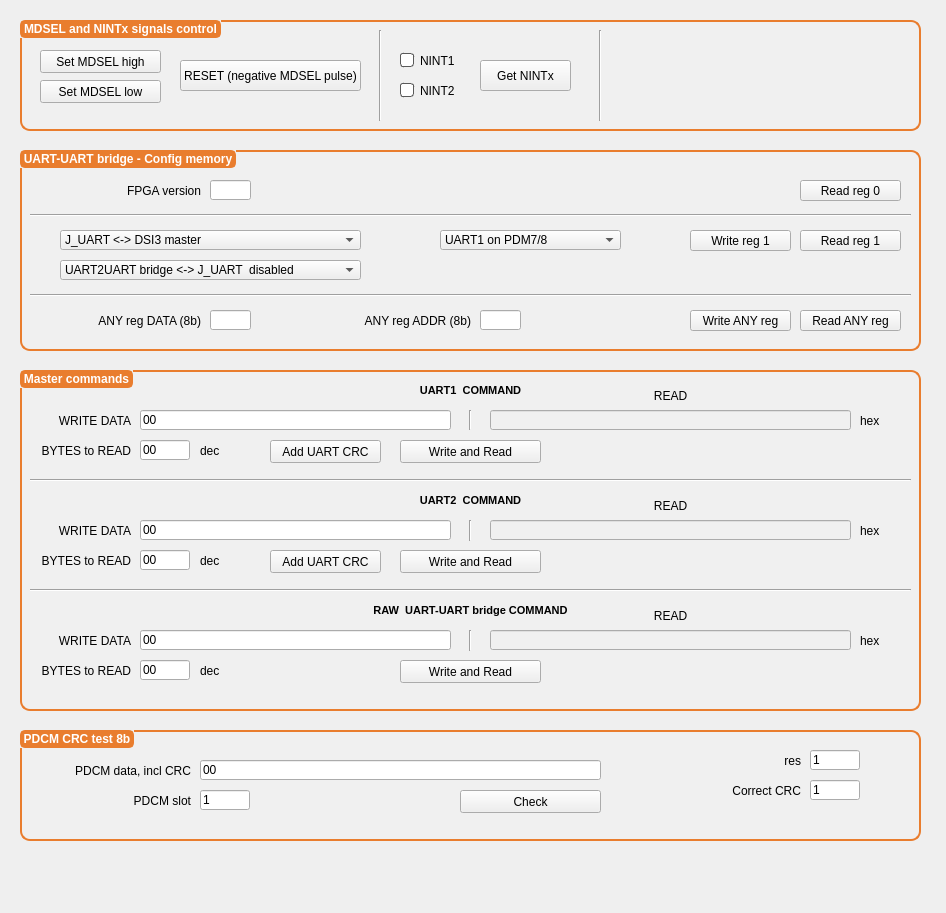
<?xml version="1.0" encoding="UTF-8"?>
<ui version="4.0">
 <class>UartUartController</class>
 <widget class="QWidget" name="UartUartController">
  <property name="geometry">
   <rect>
    <x>0</x>
    <y>0</y>
    <width>946</width>
    <height>913</height>
   </rect>
  </property>
  <property name="sizePolicy">
   <sizepolicy hsizetype="Preferred" vsizetype="Preferred">
    <horstretch>0</horstretch>
    <verstretch>0</verstretch>
   </sizepolicy>
  </property>
  <property name="windowTitle">
   <string>UartController2</string>
  </property>
  <property name="styleSheet">
   <string notr="true">QTabWidget{
	background-color: rgb(255, 255, 255);
}

QGroupBox::title {    
	background-color: rgb(233, 125, 46);
    border:2px solid rgb(233, 125, 46);
    border-radius:5px;
    color:#ffffff;
}

QGroupBox{
	background-color: rgb(240, 240, 240);
    border: 2px solid rgb(233, 125, 46);
	border-radius:10px;
    font-weight: bold;
}

QLineEdit:read-only{
	background-color: rgb(240, 240, 240);
}

QCheckBox::indicator{
	border: 1px solid #5A5A5A;
	border-radius: 3px;
	background-color: rgb(255, 255, 255);
}
QCheckBox::indicator::checked{
	background-color: rgb(100, 100, 100);
}</string>
  </property>
  <widget class="QGroupBox" name="groupBox">
   <property name="enabled">
    <bool>true</bool>
   </property>
   <property name="geometry">
    <rect>
     <x>20</x>
     <y>370</y>
     <width>901</width>
     <height>341</height>
    </rect>
   </property>
   <property name="title">
    <string>Master commands</string>
   </property>
   <widget class="QLineEdit" name="lineEditWriteDataUART1">
    <property name="geometry">
     <rect>
      <x>120</x>
      <y>40</y>
      <width>311</width>
      <height>20</height>
     </rect>
    </property>
    <property name="minimumSize">
     <size>
      <width>150</width>
      <height>0</height>
     </size>
    </property>
    <property name="accessibleName">
     <string/>
    </property>
    <property name="inputMask">
     <string/>
    </property>
    <property name="text">
     <string>00</string>
    </property>
   </widget>
   <widget class="QLineEdit" name="lineEditReadDataUART1">
    <property name="geometry">
     <rect>
      <x>470</x>
      <y>40</y>
      <width>361</width>
      <height>20</height>
     </rect>
    </property>
    <property name="minimumSize">
     <size>
      <width>150</width>
      <height>0</height>
     </size>
    </property>
    <property name="accessibleName">
     <string/>
    </property>
    <property name="inputMask">
     <string/>
    </property>
    <property name="text">
     <string/>
    </property>
    <property name="readOnly">
     <bool>true</bool>
    </property>
   </widget>
   <widget class="QLabel" name="label_2">
    <property name="geometry">
     <rect>
      <x>610</x>
      <y>10</y>
      <width>81</width>
      <height>31</height>
     </rect>
    </property>
    <property name="font">
     <font>
      <weight>50</weight>
      <bold>false</bold>
     </font>
    </property>
    <property name="text">
     <string>READ</string>
    </property>
    <property name="alignment">
     <set>Qt::AlignCenter</set>
    </property>
   </widget>
   <widget class="CustomControls::PushButton" name="pushButton_9">
    <property name="geometry">
     <rect>
      <x>380</x>
      <y>70</y>
      <width>141</width>
      <height>23</height>
     </rect>
    </property>
    <property name="accessibleName">
     <string>WriteReadUART1()</string>
    </property>
    <property name="text">
     <string>Write and Read</string>
    </property>
   </widget>
   <widget class="QLabel" name="label_3">
    <property name="geometry">
     <rect>
      <x>840</x>
      <y>40</y>
      <width>41</width>
      <height>21</height>
     </rect>
    </property>
    <property name="text">
     <string>hex</string>
    </property>
   </widget>
   <widget class="QLineEdit" name="lineEditReadDataCountUART1">
    <property name="geometry">
     <rect>
      <x>120</x>
      <y>70</y>
      <width>50</width>
      <height>20</height>
     </rect>
    </property>
    <property name="minimumSize">
     <size>
      <width>50</width>
      <height>0</height>
     </size>
    </property>
    <property name="accessibleName">
     <string/>
    </property>
    <property name="inputMask">
     <string/>
    </property>
    <property name="text">
     <string>00</string>
    </property>
    <property name="readOnly">
     <bool>false</bool>
    </property>
   </widget>
   <widget class="QLabel" name="label_10">
    <property name="geometry">
     <rect>
      <x>180</x>
      <y>70</y>
      <width>41</width>
      <height>21</height>
     </rect>
    </property>
    <property name="text">
     <string>dec</string>
    </property>
   </widget>
   <widget class="Line" name="line">
    <property name="geometry">
     <rect>
      <x>440</x>
      <y>40</y>
      <width>21</width>
      <height>20</height>
     </rect>
    </property>
    <property name="orientation">
     <enum>Qt::Vertical</enum>
    </property>
   </widget>
   <widget class="QLabel" name="label_22">
    <property name="geometry">
     <rect>
      <x>10</x>
      <y>40</y>
      <width>101</width>
      <height>21</height>
     </rect>
    </property>
    <property name="text">
     <string>WRITE DATA</string>
    </property>
    <property name="alignment">
     <set>Qt::AlignRight|Qt::AlignTrailing|Qt::AlignVCenter</set>
    </property>
   </widget>
   <widget class="QLabel" name="label_23">
    <property name="geometry">
     <rect>
      <x>10</x>
      <y>70</y>
      <width>101</width>
      <height>21</height>
     </rect>
    </property>
    <property name="text">
     <string>BYTES to READ</string>
    </property>
    <property name="alignment">
     <set>Qt::AlignRight|Qt::AlignTrailing|Qt::AlignVCenter</set>
    </property>
   </widget>
   <widget class="CustomControls::PushButton" name="pushButton_16">
    <property name="geometry">
     <rect>
      <x>250</x>
      <y>70</y>
      <width>111</width>
      <height>23</height>
     </rect>
    </property>
    <property name="accessibleName">
     <string>AddUART1CRC()</string>
    </property>
    <property name="text">
     <string>Add UART CRC</string>
    </property>
   </widget>
   <widget class="Line" name="line_5">
    <property name="geometry">
     <rect>
      <x>10</x>
      <y>100</y>
      <width>881</width>
      <height>21</height>
     </rect>
    </property>
    <property name="orientation">
     <enum>Qt::Horizontal</enum>
    </property>
   </widget>
   <widget class="QLabel" name="label_5">
    <property name="geometry">
     <rect>
      <x>370</x>
      <y>0</y>
      <width>161</width>
      <height>41</height>
     </rect>
    </property>
    <property name="font">
     <font>
      <family>MS Shell Dlg 2</family>
      <pointsize>8</pointsize>
      <weight>75</weight>
      <italic>false</italic>
      <bold>true</bold>
     </font>
    </property>
    <property name="styleSheet">
     <string notr="true"/>
    </property>
    <property name="text">
     <string>UART1  COMMAND</string>
    </property>
    <property name="alignment">
     <set>Qt::AlignCenter</set>
    </property>
   </widget>
   <widget class="QLabel" name="label_6">
    <property name="geometry">
     <rect>
      <x>370</x>
      <y>110</y>
      <width>161</width>
      <height>41</height>
     </rect>
    </property>
    <property name="font">
     <font>
      <family>MS Shell Dlg 2</family>
      <pointsize>8</pointsize>
      <weight>75</weight>
      <italic>false</italic>
      <bold>true</bold>
     </font>
    </property>
    <property name="styleSheet">
     <string notr="true"/>
    </property>
    <property name="text">
     <string>UART2  COMMAND</string>
    </property>
    <property name="alignment">
     <set>Qt::AlignCenter</set>
    </property>
   </widget>
   <widget class="CustomControls::PushButton" name="pushButton_10">
    <property name="geometry">
     <rect>
      <x>380</x>
      <y>180</y>
      <width>141</width>
      <height>23</height>
     </rect>
    </property>
    <property name="accessibleName">
     <string>WriteReadUART2()</string>
    </property>
    <property name="text">
     <string>Write and Read</string>
    </property>
   </widget>
   <widget class="QLineEdit" name="lineEditReadDataCountUART2">
    <property name="geometry">
     <rect>
      <x>120</x>
      <y>180</y>
      <width>50</width>
      <height>20</height>
     </rect>
    </property>
    <property name="minimumSize">
     <size>
      <width>50</width>
      <height>0</height>
     </size>
    </property>
    <property name="accessibleName">
     <string/>
    </property>
    <property name="inputMask">
     <string/>
    </property>
    <property name="text">
     <string>00</string>
    </property>
    <property name="readOnly">
     <bool>false</bool>
    </property>
   </widget>
   <widget class="QLabel" name="label_20">
    <property name="geometry">
     <rect>
      <x>10</x>
      <y>150</y>
      <width>101</width>
      <height>21</height>
     </rect>
    </property>
    <property name="text">
     <string>WRITE DATA</string>
    </property>
    <property name="alignment">
     <set>Qt::AlignRight|Qt::AlignTrailing|Qt::AlignVCenter</set>
    </property>
   </widget>
   <widget class="QLabel" name="label_21">
    <property name="geometry">
     <rect>
      <x>10</x>
      <y>180</y>
      <width>101</width>
      <height>21</height>
     </rect>
    </property>
    <property name="text">
     <string>BYTES to READ</string>
    </property>
    <property name="alignment">
     <set>Qt::AlignRight|Qt::AlignTrailing|Qt::AlignVCenter</set>
    </property>
   </widget>
   <widget class="QLabel" name="label_13">
    <property name="geometry">
     <rect>
      <x>180</x>
      <y>180</y>
      <width>41</width>
      <height>21</height>
     </rect>
    </property>
    <property name="text">
     <string>dec</string>
    </property>
   </widget>
   <widget class="QLabel" name="label_4">
    <property name="geometry">
     <rect>
      <x>560</x>
      <y>120</y>
      <width>181</width>
      <height>31</height>
     </rect>
    </property>
    <property name="font">
     <font>
      <weight>50</weight>
      <bold>false</bold>
     </font>
    </property>
    <property name="text">
     <string>READ</string>
    </property>
    <property name="alignment">
     <set>Qt::AlignCenter</set>
    </property>
   </widget>
   <widget class="QLabel" name="label_8">
    <property name="geometry">
     <rect>
      <x>840</x>
      <y>150</y>
      <width>41</width>
      <height>21</height>
     </rect>
    </property>
    <property name="text">
     <string>hex</string>
    </property>
   </widget>
   <widget class="Line" name="line_2">
    <property name="geometry">
     <rect>
      <x>440</x>
      <y>150</y>
      <width>21</width>
      <height>21</height>
     </rect>
    </property>
    <property name="orientation">
     <enum>Qt::Vertical</enum>
    </property>
   </widget>
   <widget class="QLineEdit" name="lineEditWriteDataUART2">
    <property name="geometry">
     <rect>
      <x>120</x>
      <y>150</y>
      <width>311</width>
      <height>20</height>
     </rect>
    </property>
    <property name="minimumSize">
     <size>
      <width>150</width>
      <height>0</height>
     </size>
    </property>
    <property name="accessibleName">
     <string/>
    </property>
    <property name="inputMask">
     <string/>
    </property>
    <property name="text">
     <string>00</string>
    </property>
   </widget>
   <widget class="QLineEdit" name="lineEditReadDataUART2">
    <property name="geometry">
     <rect>
      <x>470</x>
      <y>150</y>
      <width>361</width>
      <height>20</height>
     </rect>
    </property>
    <property name="minimumSize">
     <size>
      <width>150</width>
      <height>0</height>
     </size>
    </property>
    <property name="accessibleName">
     <string/>
    </property>
    <property name="inputMask">
     <string/>
    </property>
    <property name="text">
     <string/>
    </property>
    <property name="readOnly">
     <bool>true</bool>
    </property>
   </widget>
   <widget class="Line" name="line_6">
    <property name="geometry">
     <rect>
      <x>10</x>
      <y>210</y>
      <width>881</width>
      <height>21</height>
     </rect>
    </property>
    <property name="orientation">
     <enum>Qt::Horizontal</enum>
    </property>
   </widget>
   <widget class="CustomControls::PushButton" name="pushButton_18">
    <property name="geometry">
     <rect>
      <x>380</x>
      <y>290</y>
      <width>141</width>
      <height>23</height>
     </rect>
    </property>
    <property name="accessibleName">
     <string>WriteReadBRIDGE()</string>
    </property>
    <property name="text">
     <string>Write and Read</string>
    </property>
   </widget>
   <widget class="QLabel" name="label_15">
    <property name="geometry">
     <rect>
      <x>620</x>
      <y>230</y>
      <width>61</width>
      <height>31</height>
     </rect>
    </property>
    <property name="font">
     <font>
      <weight>50</weight>
      <bold>false</bold>
     </font>
    </property>
    <property name="text">
     <string>READ</string>
    </property>
    <property name="alignment">
     <set>Qt::AlignCenter</set>
    </property>
   </widget>
   <widget class="QLabel" name="label_24">
    <property name="geometry">
     <rect>
      <x>10</x>
      <y>290</y>
      <width>101</width>
      <height>21</height>
     </rect>
    </property>
    <property name="text">
     <string>BYTES to READ</string>
    </property>
    <property name="alignment">
     <set>Qt::AlignRight|Qt::AlignTrailing|Qt::AlignVCenter</set>
    </property>
   </widget>
   <widget class="Line" name="line_7">
    <property name="geometry">
     <rect>
      <x>440</x>
      <y>260</y>
      <width>21</width>
      <height>21</height>
     </rect>
    </property>
    <property name="orientation">
     <enum>Qt::Vertical</enum>
    </property>
   </widget>
   <widget class="QLabel" name="label_25">
    <property name="geometry">
     <rect>
      <x>10</x>
      <y>260</y>
      <width>101</width>
      <height>21</height>
     </rect>
    </property>
    <property name="text">
     <string>WRITE DATA</string>
    </property>
    <property name="alignment">
     <set>Qt::AlignRight|Qt::AlignTrailing|Qt::AlignVCenter</set>
    </property>
   </widget>
   <widget class="QLabel" name="label_26">
    <property name="geometry">
     <rect>
      <x>840</x>
      <y>260</y>
      <width>41</width>
      <height>21</height>
     </rect>
    </property>
    <property name="text">
     <string>hex</string>
    </property>
   </widget>
   <widget class="QLabel" name="label_27">
    <property name="geometry">
     <rect>
      <x>180</x>
      <y>290</y>
      <width>41</width>
      <height>21</height>
     </rect>
    </property>
    <property name="text">
     <string>dec</string>
    </property>
   </widget>
   <widget class="QLabel" name="label_7">
    <property name="geometry">
     <rect>
      <x>300</x>
      <y>220</y>
      <width>301</width>
      <height>41</height>
     </rect>
    </property>
    <property name="font">
     <font>
      <family>MS Shell Dlg 2</family>
      <pointsize>8</pointsize>
      <weight>75</weight>
      <italic>false</italic>
      <bold>true</bold>
     </font>
    </property>
    <property name="styleSheet">
     <string notr="true"/>
    </property>
    <property name="text">
     <string>RAW  UART-UART bridge COMMAND</string>
    </property>
    <property name="alignment">
     <set>Qt::AlignCenter</set>
    </property>
   </widget>
   <widget class="QLineEdit" name="lineEditReadDataCountBRIDGE">
    <property name="geometry">
     <rect>
      <x>120</x>
      <y>290</y>
      <width>50</width>
      <height>20</height>
     </rect>
    </property>
    <property name="minimumSize">
     <size>
      <width>50</width>
      <height>0</height>
     </size>
    </property>
    <property name="accessibleName">
     <string/>
    </property>
    <property name="inputMask">
     <string/>
    </property>
    <property name="text">
     <string>00</string>
    </property>
    <property name="readOnly">
     <bool>false</bool>
    </property>
   </widget>
   <widget class="QLineEdit" name="lineEditWriteDataBRIDGE">
    <property name="geometry">
     <rect>
      <x>120</x>
      <y>260</y>
      <width>311</width>
      <height>20</height>
     </rect>
    </property>
    <property name="minimumSize">
     <size>
      <width>150</width>
      <height>0</height>
     </size>
    </property>
    <property name="accessibleName">
     <string/>
    </property>
    <property name="inputMask">
     <string/>
    </property>
    <property name="text">
     <string>00</string>
    </property>
   </widget>
   <widget class="QLineEdit" name="lineEditReadDataBRIDGE">
    <property name="geometry">
     <rect>
      <x>470</x>
      <y>260</y>
      <width>361</width>
      <height>20</height>
     </rect>
    </property>
    <property name="minimumSize">
     <size>
      <width>150</width>
      <height>0</height>
     </size>
    </property>
    <property name="accessibleName">
     <string/>
    </property>
    <property name="inputMask">
     <string/>
    </property>
    <property name="text">
     <string/>
    </property>
    <property name="readOnly">
     <bool>true</bool>
    </property>
   </widget>
   <widget class="CustomControls::PushButton" name="pushButton_17">
    <property name="geometry">
     <rect>
      <x>250</x>
      <y>180</y>
      <width>111</width>
      <height>23</height>
     </rect>
    </property>
    <property name="accessibleName">
     <string>AddUART2CRC()</string>
    </property>
    <property name="text">
     <string>Add UART CRC</string>
    </property>
   </widget>
  </widget>
  <widget class="QGroupBox" name="groupBox_2">
   <property name="enabled">
    <bool>true</bool>
   </property>
   <property name="geometry">
    <rect>
     <x>20</x>
     <y>20</y>
     <width>901</width>
     <height>111</height>
    </rect>
   </property>
   <property name="title">
    <string>MDSEL and NINTx signals control</string>
   </property>
   <widget class="CustomControls::PushButton" name="pushButton_2">
    <property name="geometry">
     <rect>
      <x>20</x>
      <y>60</y>
      <width>121</width>
      <height>23</height>
     </rect>
    </property>
    <property name="accessibleName">
     <string>SetMDSELlow()</string>
    </property>
    <property name="text">
     <string>Set MDSEL low</string>
    </property>
   </widget>
   <widget class="CustomControls::PushButton" name="pushButton">
    <property name="enabled">
     <bool>true</bool>
    </property>
    <property name="geometry">
     <rect>
      <x>20</x>
      <y>30</y>
      <width>121</width>
      <height>23</height>
     </rect>
    </property>
    <property name="accessibleName">
     <string>SetMDSELhigh()</string>
    </property>
    <property name="text">
     <string>Set MDSEL high</string>
    </property>
   </widget>
   <widget class="CustomControls::PushButton" name="pushButton_3">
    <property name="geometry">
     <rect>
      <x>160</x>
      <y>40</y>
      <width>181</width>
      <height>31</height>
     </rect>
    </property>
    <property name="accessibleName">
     <string>SetMDSELpulse()</string>
    </property>
    <property name="text">
     <string>RESET (negative MDSEL pulse)</string>
    </property>
   </widget>
   <widget class="CustomControls::PushButton" name="pushButton_4">
    <property name="geometry">
     <rect>
      <x>460</x>
      <y>40</y>
      <width>91</width>
      <height>31</height>
     </rect>
    </property>
    <property name="accessibleName">
     <string>GetNINTx()</string>
    </property>
    <property name="text">
     <string>Get NINTx</string>
    </property>
   </widget>
   <widget class="CustomControls::CheckBox" name="checkBox_22">
    <property name="geometry">
     <rect>
      <x>380</x>
      <y>30</y>
      <width>71</width>
      <height>21</height>
     </rect>
    </property>
    <property name="accessibleName">
     <string>MReadNINT[NINT1]</string>
    </property>
    <property name="text">
     <string>NINT1</string>
    </property>
   </widget>
   <widget class="CustomControls::CheckBox" name="checkBox_19">
    <property name="geometry">
     <rect>
      <x>380</x>
      <y>60</y>
      <width>71</width>
      <height>21</height>
     </rect>
    </property>
    <property name="accessibleName">
     <string>MReadNINT[NINT2]</string>
    </property>
    <property name="text">
     <string>NINT2</string>
    </property>
   </widget>
   <widget class="Line" name="line_4">
    <property name="geometry">
     <rect>
      <x>350</x>
      <y>10</y>
      <width>21</width>
      <height>91</height>
     </rect>
    </property>
    <property name="orientation">
     <enum>Qt::Vertical</enum>
    </property>
   </widget>
   <widget class="Line" name="line_8">
    <property name="geometry">
     <rect>
      <x>570</x>
      <y>10</y>
      <width>21</width>
      <height>91</height>
     </rect>
    </property>
    <property name="orientation">
     <enum>Qt::Vertical</enum>
    </property>
   </widget>
  </widget>
  <widget class="QGroupBox" name="groupBox_4">
   <property name="enabled">
    <bool>true</bool>
   </property>
   <property name="geometry">
    <rect>
     <x>20</x>
     <y>150</y>
     <width>901</width>
     <height>201</height>
    </rect>
   </property>
   <property name="title">
    <string>UART-UART bridge - Config memory</string>
   </property>
   <widget class="CustomControls::PushButton" name="pushButton_5">
    <property name="geometry">
     <rect>
      <x>780</x>
      <y>30</y>
      <width>101</width>
      <height>21</height>
     </rect>
    </property>
    <property name="accessibleName">
     <string>ReadReg00()</string>
    </property>
    <property name="text">
     <string>Read reg 0</string>
    </property>
   </widget>
   <widget class="Line" name="line_10">
    <property name="geometry">
     <rect>
      <x>10</x>
      <y>50</y>
      <width>881</width>
      <height>31</height>
     </rect>
    </property>
    <property name="orientation">
     <enum>Qt::Horizontal</enum>
    </property>
   </widget>
   <widget class="QLabel" name="label_11">
    <property name="geometry">
     <rect>
      <x>30</x>
      <y>30</y>
      <width>151</width>
      <height>21</height>
     </rect>
    </property>
    <property name="text">
     <string>FPGA version</string>
    </property>
    <property name="alignment">
     <set>Qt::AlignRight|Qt::AlignTrailing|Qt::AlignVCenter</set>
    </property>
   </widget>
   <widget class="CustomControls::LineEdit" name="lineEdit_7">
    <property name="geometry">
     <rect>
      <x>190</x>
      <y>30</y>
      <width>41</width>
      <height>20</height>
     </rect>
    </property>
    <property name="accessibleName">
     <string>UREG00[FPGAversion]</string>
    </property>
   </widget>
   <widget class="CustomControls::ComboBox" name="comboBox_4">
    <property name="geometry">
     <rect>
      <x>40</x>
      <y>80</y>
      <width>301</width>
      <height>20</height>
     </rect>
    </property>
    <property name="font">
     <font>
      <family>MS Shell Dlg 2</family>
     </font>
    </property>
    <property name="accessibleName">
     <string>UREG01[UART_INTERNAL]</string>
    </property>
    <item>
     <property name="text">
      <string>J_UART &lt;-&gt; DSI3 master</string>
     </property>
    </item>
    <item>
     <property name="text">
      <string>UART2UART bridge &lt;-&gt; DSI3 master</string>
     </property>
    </item>
   </widget>
   <widget class="CustomControls::PushButton" name="pushButton_7">
    <property name="geometry">
     <rect>
      <x>780</x>
      <y>80</y>
      <width>101</width>
      <height>21</height>
     </rect>
    </property>
    <property name="accessibleName">
     <string>ReadReg01()</string>
    </property>
    <property name="text">
     <string>Read reg 1</string>
    </property>
   </widget>
   <widget class="CustomControls::PushButton" name="pushButton_6">
    <property name="geometry">
     <rect>
      <x>670</x>
      <y>80</y>
      <width>101</width>
      <height>21</height>
     </rect>
    </property>
    <property name="accessibleName">
     <string>WriteReg01()</string>
    </property>
    <property name="text">
     <string>Write reg 1</string>
    </property>
   </widget>
   <widget class="Line" name="line_11">
    <property name="geometry">
     <rect>
      <x>10</x>
      <y>130</y>
      <width>881</width>
      <height>31</height>
     </rect>
    </property>
    <property name="orientation">
     <enum>Qt::Horizontal</enum>
    </property>
   </widget>
   <widget class="CustomControls::LineEdit" name="lineEdit_8">
    <property name="geometry">
     <rect>
      <x>190</x>
      <y>160</y>
      <width>41</width>
      <height>20</height>
     </rect>
    </property>
    <property name="accessibleName">
     <string>UREGANY[DATA]</string>
    </property>
   </widget>
   <widget class="QLabel" name="label_12">
    <property name="geometry">
     <rect>
      <x>30</x>
      <y>160</y>
      <width>151</width>
      <height>21</height>
     </rect>
    </property>
    <property name="text">
     <string>ANY reg DATA (8b)</string>
    </property>
    <property name="alignment">
     <set>Qt::AlignRight|Qt::AlignTrailing|Qt::AlignVCenter</set>
    </property>
   </widget>
   <widget class="QLabel" name="label_14">
    <property name="geometry">
     <rect>
      <x>300</x>
      <y>160</y>
      <width>151</width>
      <height>21</height>
     </rect>
    </property>
    <property name="text">
     <string>ANY reg ADDR (8b)</string>
    </property>
    <property name="alignment">
     <set>Qt::AlignRight|Qt::AlignTrailing|Qt::AlignVCenter</set>
    </property>
   </widget>
   <widget class="CustomControls::LineEdit" name="lineEdit_9">
    <property name="geometry">
     <rect>
      <x>460</x>
      <y>160</y>
      <width>41</width>
      <height>20</height>
     </rect>
    </property>
    <property name="accessibleName">
     <string>UREGANY[ADDR]</string>
    </property>
   </widget>
   <widget class="CustomControls::PushButton" name="pushButton_8">
    <property name="geometry">
     <rect>
      <x>780</x>
      <y>160</y>
      <width>101</width>
      <height>21</height>
     </rect>
    </property>
    <property name="accessibleName">
     <string>ReadANYReg()</string>
    </property>
    <property name="text">
     <string>Read ANY reg</string>
    </property>
   </widget>
   <widget class="CustomControls::PushButton" name="pushButton_11">
    <property name="geometry">
     <rect>
      <x>670</x>
      <y>160</y>
      <width>101</width>
      <height>21</height>
     </rect>
    </property>
    <property name="accessibleName">
     <string>WriteANYReg()</string>
    </property>
    <property name="text">
     <string>Write ANY reg</string>
    </property>
   </widget>
   <widget class="CustomControls::ComboBox" name="comboBox_5">
    <property name="geometry">
     <rect>
      <x>420</x>
      <y>80</y>
      <width>181</width>
      <height>20</height>
     </rect>
    </property>
    <property name="font">
     <font>
      <family>MS Shell Dlg 2</family>
     </font>
    </property>
    <property name="accessibleName">
     <string>UREG01[PDM_SEL]</string>
    </property>
    <item>
     <property name="text">
      <string>UART1 on PDM7/8</string>
     </property>
    </item>
    <item>
     <property name="text">
      <string>UART2 on PDM7/8</string>
     </property>
    </item>
   </widget>
   <widget class="CustomControls::ComboBox" name="comboBox_6">
    <property name="geometry">
     <rect>
      <x>40</x>
      <y>110</y>
      <width>301</width>
      <height>20</height>
     </rect>
    </property>
    <property name="font">
     <font>
      <family>MS Shell Dlg 2</family>
     </font>
    </property>
    <property name="accessibleName">
     <string>UREG01[UART_BRIDGE]</string>
    </property>
    <item>
     <property name="text">
      <string>UART2UART bridge &lt;-&gt; J_UART  disabled</string>
     </property>
    </item>
    <item>
     <property name="text">
      <string>UART2UART bridge &lt;-&gt; J_UART  enabled</string>
     </property>
    </item>
   </widget>
  </widget>
  <widget class="QGroupBox" name="groupBox_3">
   <property name="enabled">
    <bool>true</bool>
   </property>
   <property name="geometry">
    <rect>
     <x>20</x>
     <y>730</y>
     <width>901</width>
     <height>111</height>
    </rect>
   </property>
   <property name="title">
    <string>PDCM CRC test 8b</string>
   </property>
   <widget class="QLineEdit" name="lineEditPDCMdataCRC">
    <property name="geometry">
     <rect>
      <x>180</x>
      <y>30</y>
      <width>401</width>
      <height>20</height>
     </rect>
    </property>
    <property name="minimumSize">
     <size>
      <width>150</width>
      <height>0</height>
     </size>
    </property>
    <property name="accessibleName">
     <string/>
    </property>
    <property name="inputMask">
     <string/>
    </property>
    <property name="text">
     <string>00</string>
    </property>
   </widget>
   <widget class="QLineEdit" name="lineEditPDCMslot">
    <property name="geometry">
     <rect>
      <x>180</x>
      <y>60</y>
      <width>50</width>
      <height>20</height>
     </rect>
    </property>
    <property name="minimumSize">
     <size>
      <width>50</width>
      <height>0</height>
     </size>
    </property>
    <property name="accessibleName">
     <string/>
    </property>
    <property name="inputMask">
     <string/>
    </property>
    <property name="text">
     <string>1</string>
    </property>
    <property name="readOnly">
     <bool>false</bool>
    </property>
   </widget>
   <widget class="QLabel" name="label_28">
    <property name="geometry">
     <rect>
      <x>10</x>
      <y>30</y>
      <width>161</width>
      <height>21</height>
     </rect>
    </property>
    <property name="text">
     <string>PDCM data, incl CRC</string>
    </property>
    <property name="alignment">
     <set>Qt::AlignRight|Qt::AlignTrailing|Qt::AlignVCenter</set>
    </property>
   </widget>
   <widget class="QLabel" name="label_29">
    <property name="geometry">
     <rect>
      <x>70</x>
      <y>60</y>
      <width>101</width>
      <height>21</height>
     </rect>
    </property>
    <property name="text">
     <string>PDCM slot</string>
    </property>
    <property name="alignment">
     <set>Qt::AlignRight|Qt::AlignTrailing|Qt::AlignVCenter</set>
    </property>
   </widget>
   <widget class="CustomControls::PushButton" name="pushButton_19">
    <property name="geometry">
     <rect>
      <x>440</x>
      <y>60</y>
      <width>141</width>
      <height>23</height>
     </rect>
    </property>
    <property name="accessibleName">
     <string>CheckCRC()</string>
    </property>
    <property name="text">
     <string>Check</string>
    </property>
   </widget>
   <widget class="QLineEdit" name="lineEditPDCMcrccorrect">
    <property name="geometry">
     <rect>
      <x>790</x>
      <y>50</y>
      <width>50</width>
      <height>20</height>
     </rect>
    </property>
    <property name="minimumSize">
     <size>
      <width>50</width>
      <height>0</height>
     </size>
    </property>
    <property name="accessibleName">
     <string/>
    </property>
    <property name="inputMask">
     <string/>
    </property>
    <property name="text">
     <string>1</string>
    </property>
    <property name="readOnly">
     <bool>false</bool>
    </property>
   </widget>
   <widget class="QLineEdit" name="lineEditPDCMcrcres">
    <property name="geometry">
     <rect>
      <x>790</x>
      <y>20</y>
      <width>50</width>
      <height>20</height>
     </rect>
    </property>
    <property name="minimumSize">
     <size>
      <width>50</width>
      <height>0</height>
     </size>
    </property>
    <property name="accessibleName">
     <string/>
    </property>
    <property name="inputMask">
     <string/>
    </property>
    <property name="text">
     <string>1</string>
    </property>
    <property name="readOnly">
     <bool>false</bool>
    </property>
   </widget>
   <widget class="QLabel" name="label_30">
    <property name="geometry">
     <rect>
      <x>680</x>
      <y>20</y>
      <width>101</width>
      <height>21</height>
     </rect>
    </property>
    <property name="text">
     <string>res</string>
    </property>
    <property name="alignment">
     <set>Qt::AlignRight|Qt::AlignTrailing|Qt::AlignVCenter</set>
    </property>
   </widget>
   <widget class="QLabel" name="label_31">
    <property name="geometry">
     <rect>
      <x>680</x>
      <y>50</y>
      <width>101</width>
      <height>21</height>
     </rect>
    </property>
    <property name="text">
     <string>Correct CRC</string>
    </property>
    <property name="alignment">
     <set>Qt::AlignRight|Qt::AlignTrailing|Qt::AlignVCenter</set>
    </property>
   </widget>
  </widget>
 </widget>
 <customwidgets>
  <customwidget>
   <class>CustomControls::PushButton</class>
   <extends>QPushButton</extends>
   <header>customcontrols.h</header>
  </customwidget>
  <customwidget>
   <class>CustomControls::LineEdit</class>
   <extends>QLineEdit</extends>
   <header>customcontrols_lineedit.h</header>
   <container>1</container>
  </customwidget>
  <customwidget>
   <class>CustomControls::CheckBox</class>
   <extends>QCheckBox</extends>
   <header location="global">customcontrols_checkbox.h</header>
  </customwidget>
  <customwidget>
   <class>CustomControls::ComboBox</class>
   <extends>QComboBox</extends>
   <header>customcontrols_combobox.h</header>
  </customwidget>
 </customwidgets>
 <resources/>
 <connections/>
</ui>
